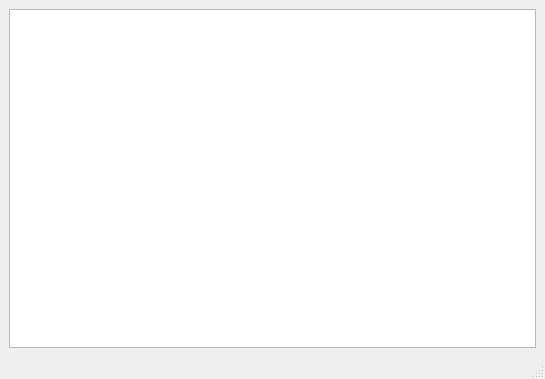
<?xml version="1.0" encoding="UTF-8"?>
<ui version="4.0">
 <class>MainWindow</class>
 <widget class="QMainWindow" name="MainWindow">
  <property name="geometry">
   <rect>
    <x>0</x>
    <y>0</y>
    <width>545</width>
    <height>379</height>
   </rect>
  </property>
  <property name="windowTitle">
   <string>MainWindow</string>
  </property>
  <widget class="QWidget" name="centralwidget">
   <layout class="QVBoxLayout" name="verticalLayout">
    <item>
     <widget class="QTableWidget" name="tableWidget"/>
    </item>
   </layout>
  </widget>
  <widget class="QMenuBar" name="menubar">
   <property name="geometry">
    <rect>
     <x>0</x>
     <y>0</y>
     <width>545</width>
     <height>21</height>
    </rect>
   </property>
  </widget>
  <widget class="QStatusBar" name="statusbar"/>
 </widget>
 <resources/>
 <connections/>
</ui>
